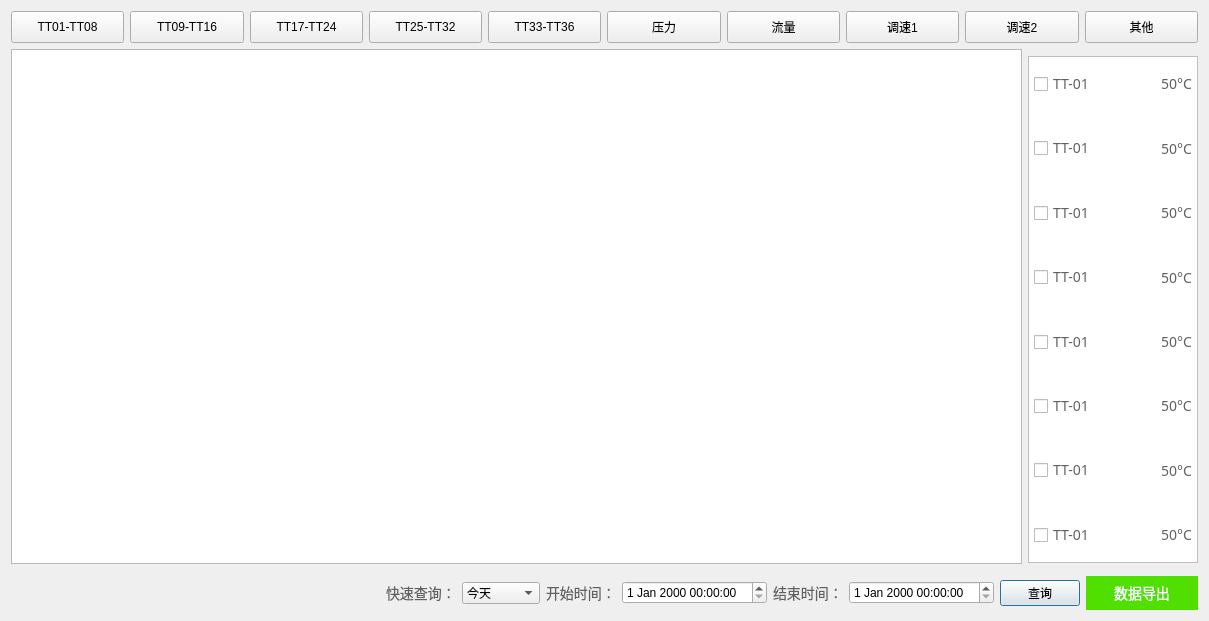
<?xml version="1.0" encoding="UTF-8"?>
<ui version="4.0">
 <class>HisCurve</class>
 <widget class="QDialog" name="HisCurve">
  <property name="geometry">
   <rect>
    <x>0</x>
    <y>0</y>
    <width>1209</width>
    <height>621</height>
   </rect>
  </property>
  <property name="windowTitle">
   <string>Dialog</string>
  </property>
  <layout class="QGridLayout" name="gridLayout_2">
   <item row="1" column="1" rowspan="2">
    <widget class="QGroupBox" name="groupBox">
     <property name="maximumSize">
      <size>
       <width>187</width>
       <height>507</height>
      </size>
     </property>
     <property name="styleSheet">
      <string notr="true">QGroupBox {
background:rgba(255,255,255,1);
border:1px solid rgba(191,191,191,1);
}</string>
     </property>
     <property name="title">
      <string/>
     </property>
     <layout class="QGridLayout" name="gridLayout">
      <property name="leftMargin">
       <number>5</number>
      </property>
      <property name="topMargin">
       <number>0</number>
      </property>
      <property name="rightMargin">
       <number>5</number>
      </property>
      <property name="bottomMargin">
       <number>0</number>
      </property>
      <property name="spacing">
       <number>10</number>
      </property>
      <item row="0" column="0">
       <layout class="QHBoxLayout" name="horizontalLayout_2">
        <property name="spacing">
         <number>10</number>
        </property>
        <item>
         <widget class="QCheckBox" name="checkBox_chart_1">
          <property name="minimumSize">
           <size>
            <width>65</width>
            <height>0</height>
           </size>
          </property>
          <property name="maximumSize">
           <size>
            <width>65</width>
            <height>16777215</height>
           </size>
          </property>
          <property name="styleSheet">
           <string notr="true">QCheckBox {
font-size:14px;
font-family:PingFang SC;
font-weight:300;
line-height:44px;
color:rgba(97,97,97,1);
}</string>
          </property>
          <property name="text">
           <string>TT-01</string>
          </property>
         </widget>
        </item>
        <item>
         <widget class="QLabel" name="label">
          <property name="minimumSize">
           <size>
            <width>42</width>
            <height>0</height>
           </size>
          </property>
          <property name="styleSheet">
           <string notr="true">QLabel {
image: url(:/curve_blue.png);
}</string>
          </property>
          <property name="text">
           <string/>
          </property>
         </widget>
        </item>
        <item>
         <widget class="QLabel" name="label_2">
          <property name="styleSheet">
           <string notr="true">QLabel {
font-size:14px;
font-family:PingFang SC;
font-weight:300;
line-height:44px;
color:rgba(97,97,97,1);
}</string>
          </property>
          <property name="text">
           <string>50°C</string>
          </property>
          <property name="alignment">
           <set>Qt::AlignCenter</set>
          </property>
         </widget>
        </item>
       </layout>
      </item>
      <item row="1" column="0">
       <layout class="QHBoxLayout" name="horizontalLayout_3">
        <property name="spacing">
         <number>10</number>
        </property>
        <item>
         <widget class="QCheckBox" name="checkBox_chart_2">
          <property name="minimumSize">
           <size>
            <width>65</width>
            <height>0</height>
           </size>
          </property>
          <property name="maximumSize">
           <size>
            <width>65</width>
            <height>16777215</height>
           </size>
          </property>
          <property name="styleSheet">
           <string notr="true">QCheckBox {
font-size:14px;
font-family:PingFang SC;
font-weight:300;
line-height:44px;
color:rgba(97,97,97,1);
}</string>
          </property>
          <property name="text">
           <string>TT-01</string>
          </property>
         </widget>
        </item>
        <item>
         <widget class="QLabel" name="label_3">
          <property name="minimumSize">
           <size>
            <width>42</width>
            <height>0</height>
           </size>
          </property>
          <property name="styleSheet">
           <string notr="true">QLabel {
image: url(:/curve_green.png);
}</string>
          </property>
          <property name="text">
           <string/>
          </property>
         </widget>
        </item>
        <item>
         <widget class="QLabel" name="label_4">
          <property name="styleSheet">
           <string notr="true">QLabel {
font-size:14px;
font-family:PingFang SC;
font-weight:300;
line-height:44px;
color:rgba(97,97,97,1);
}</string>
          </property>
          <property name="text">
           <string>50°C</string>
          </property>
          <property name="alignment">
           <set>Qt::AlignCenter</set>
          </property>
         </widget>
        </item>
       </layout>
      </item>
      <item row="2" column="0">
       <layout class="QHBoxLayout" name="horizontalLayout_4">
        <property name="spacing">
         <number>10</number>
        </property>
        <item>
         <widget class="QCheckBox" name="checkBox_chart_3">
          <property name="minimumSize">
           <size>
            <width>65</width>
            <height>0</height>
           </size>
          </property>
          <property name="maximumSize">
           <size>
            <width>65</width>
            <height>16777215</height>
           </size>
          </property>
          <property name="styleSheet">
           <string notr="true">QCheckBox {
font-size:14px;
font-family:PingFang SC;
font-weight:300;
line-height:44px;
color:rgba(97,97,97,1);
}</string>
          </property>
          <property name="text">
           <string>TT-01</string>
          </property>
         </widget>
        </item>
        <item>
         <widget class="QLabel" name="label_chart_3">
          <property name="minimumSize">
           <size>
            <width>42</width>
            <height>0</height>
           </size>
          </property>
          <property name="styleSheet">
           <string notr="true">QLabel {
image: url(:/curve_pink.png);
}</string>
          </property>
          <property name="text">
           <string/>
          </property>
         </widget>
        </item>
        <item>
         <widget class="QLabel" name="label_6">
          <property name="styleSheet">
           <string notr="true">QLabel {
font-size:14px;
font-family:PingFang SC;
font-weight:300;
line-height:44px;
color:rgba(97,97,97,1);
}</string>
          </property>
          <property name="text">
           <string>50°C</string>
          </property>
          <property name="alignment">
           <set>Qt::AlignCenter</set>
          </property>
         </widget>
        </item>
       </layout>
      </item>
      <item row="3" column="0">
       <layout class="QHBoxLayout" name="horizontalLayout_5">
        <property name="spacing">
         <number>10</number>
        </property>
        <item>
         <widget class="QCheckBox" name="checkBox_chart_4">
          <property name="minimumSize">
           <size>
            <width>65</width>
            <height>0</height>
           </size>
          </property>
          <property name="maximumSize">
           <size>
            <width>65</width>
            <height>16777215</height>
           </size>
          </property>
          <property name="styleSheet">
           <string notr="true">QCheckBox {
font-size:14px;
font-family:PingFang SC;
font-weight:300;
line-height:44px;
color:rgba(97,97,97,1);
}</string>
          </property>
          <property name="text">
           <string>TT-01</string>
          </property>
         </widget>
        </item>
        <item>
         <widget class="QLabel" name="label_7">
          <property name="minimumSize">
           <size>
            <width>42</width>
            <height>0</height>
           </size>
          </property>
          <property name="styleSheet">
           <string notr="true">QLabel {
image: url(:/curve_red.png);
}</string>
          </property>
          <property name="text">
           <string/>
          </property>
         </widget>
        </item>
        <item>
         <widget class="QLabel" name="label_8">
          <property name="styleSheet">
           <string notr="true">QLabel {
font-size:14px;
font-family:PingFang SC;
font-weight:300;
line-height:44px;
color:rgba(97,97,97,1);
}</string>
          </property>
          <property name="text">
           <string>50°C</string>
          </property>
          <property name="alignment">
           <set>Qt::AlignCenter</set>
          </property>
         </widget>
        </item>
       </layout>
      </item>
      <item row="4" column="0">
       <layout class="QHBoxLayout" name="horizontalLayout_6">
        <property name="spacing">
         <number>10</number>
        </property>
        <item>
         <widget class="QCheckBox" name="checkBox_chart_5">
          <property name="minimumSize">
           <size>
            <width>65</width>
            <height>0</height>
           </size>
          </property>
          <property name="maximumSize">
           <size>
            <width>65</width>
            <height>16777215</height>
           </size>
          </property>
          <property name="styleSheet">
           <string notr="true">QCheckBox {
font-size:14px;
font-family:PingFang SC;
font-weight:300;
line-height:44px;
color:rgba(97,97,97,1);
}</string>
          </property>
          <property name="text">
           <string>TT-01</string>
          </property>
         </widget>
        </item>
        <item>
         <widget class="QLabel" name="label_9">
          <property name="minimumSize">
           <size>
            <width>42</width>
            <height>0</height>
           </size>
          </property>
          <property name="styleSheet">
           <string notr="true">QLabel {
image: url(:/curve_yellow.png);
}</string>
          </property>
          <property name="text">
           <string/>
          </property>
         </widget>
        </item>
        <item>
         <widget class="QLabel" name="label_10">
          <property name="styleSheet">
           <string notr="true">QLabel {
font-size:14px;
font-family:PingFang SC;
font-weight:300;
line-height:44px;
color:rgba(97,97,97,1);
}</string>
          </property>
          <property name="text">
           <string>50°C</string>
          </property>
          <property name="alignment">
           <set>Qt::AlignCenter</set>
          </property>
         </widget>
        </item>
       </layout>
      </item>
      <item row="5" column="0">
       <layout class="QHBoxLayout" name="horizontalLayout_7">
        <property name="spacing">
         <number>10</number>
        </property>
        <item>
         <widget class="QCheckBox" name="checkBox_chart_6">
          <property name="minimumSize">
           <size>
            <width>65</width>
            <height>0</height>
           </size>
          </property>
          <property name="maximumSize">
           <size>
            <width>65</width>
            <height>16777215</height>
           </size>
          </property>
          <property name="styleSheet">
           <string notr="true">QCheckBox {
font-size:14px;
font-family:PingFang SC;
font-weight:300;
line-height:44px;
color:rgba(97,97,97,1);
}</string>
          </property>
          <property name="text">
           <string>TT-01</string>
          </property>
         </widget>
        </item>
        <item>
         <widget class="QLabel" name="label_11">
          <property name="minimumSize">
           <size>
            <width>42</width>
            <height>0</height>
           </size>
          </property>
          <property name="styleSheet">
           <string notr="true">QLabel {
image: url(:/curve_indigo.png);
}</string>
          </property>
          <property name="text">
           <string/>
          </property>
         </widget>
        </item>
        <item>
         <widget class="QLabel" name="label_12">
          <property name="styleSheet">
           <string notr="true">QLabel {
font-size:14px;
font-family:PingFang SC;
font-weight:300;
line-height:44px;
color:rgba(97,97,97,1);
}</string>
          </property>
          <property name="text">
           <string>50°C</string>
          </property>
         </widget>
        </item>
       </layout>
      </item>
      <item row="6" column="0">
       <layout class="QHBoxLayout" name="horizontalLayout_8">
        <property name="spacing">
         <number>10</number>
        </property>
        <item>
         <widget class="QCheckBox" name="checkBox_chart_7">
          <property name="minimumSize">
           <size>
            <width>65</width>
            <height>0</height>
           </size>
          </property>
          <property name="maximumSize">
           <size>
            <width>65</width>
            <height>16777215</height>
           </size>
          </property>
          <property name="styleSheet">
           <string notr="true">QCheckBox {
font-size:14px;
font-family:PingFang SC;
font-weight:300;
line-height:44px;
color:rgba(97,97,97,1);
}</string>
          </property>
          <property name="text">
           <string>TT-01</string>
          </property>
         </widget>
        </item>
        <item>
         <widget class="QLabel" name="label_13">
          <property name="minimumSize">
           <size>
            <width>42</width>
            <height>0</height>
           </size>
          </property>
          <property name="styleSheet">
           <string notr="true">QLabel {
image: url(:/curve_darkerblue.png);
}</string>
          </property>
          <property name="text">
           <string/>
          </property>
         </widget>
        </item>
        <item>
         <widget class="QLabel" name="label_14">
          <property name="styleSheet">
           <string notr="true">QLabel {
font-size:14px;
font-family:PingFang SC;
font-weight:300;
line-height:44px;
color:rgba(97,97,97,1);
}</string>
          </property>
          <property name="text">
           <string>50°C</string>
          </property>
          <property name="alignment">
           <set>Qt::AlignCenter</set>
          </property>
         </widget>
        </item>
       </layout>
      </item>
      <item row="7" column="0">
       <layout class="QHBoxLayout" name="horizontalLayout_9">
        <property name="spacing">
         <number>10</number>
        </property>
        <item>
         <widget class="QCheckBox" name="checkBox_chart_8">
          <property name="minimumSize">
           <size>
            <width>65</width>
            <height>0</height>
           </size>
          </property>
          <property name="maximumSize">
           <size>
            <width>65</width>
            <height>16777215</height>
           </size>
          </property>
          <property name="styleSheet">
           <string notr="true">QCheckBox {
font-size:14px;
font-family:PingFang SC;
font-weight:300;
line-height:44px;
color:rgba(97,97,97,1);
}</string>
          </property>
          <property name="text">
           <string>TT-01</string>
          </property>
         </widget>
        </item>
        <item>
         <widget class="QLabel" name="label_15">
          <property name="minimumSize">
           <size>
            <width>42</width>
            <height>0</height>
           </size>
          </property>
          <property name="styleSheet">
           <string notr="true">QLabel {
image: url(:/curve_purple.png);
}</string>
          </property>
          <property name="text">
           <string/>
          </property>
         </widget>
        </item>
        <item>
         <widget class="QLabel" name="label_16">
          <property name="styleSheet">
           <string notr="true">QLabel {
font-size:14px;
font-family:PingFang SC;
font-weight:300;
line-height:44px;
color:rgba(97,97,97,1);
}</string>
          </property>
          <property name="text">
           <string>50°C</string>
          </property>
          <property name="alignment">
           <set>Qt::AlignCenter</set>
          </property>
         </widget>
        </item>
       </layout>
      </item>
     </layout>
    </widget>
   </item>
   <item row="3" column="0" colspan="2">
    <layout class="QHBoxLayout" name="horizontalLayout_10">
     <item>
      <spacer name="horizontalSpacer">
       <property name="orientation">
        <enum>Qt::Horizontal</enum>
       </property>
       <property name="sizeHint" stdset="0">
        <size>
         <width>40</width>
         <height>20</height>
        </size>
       </property>
      </spacer>
     </item>
     <item>
      <widget class="QLabel" name="label_5">
       <property name="styleSheet">
        <string notr="true">QLabel {
font-size:14px;
font-family:PingFang SC;
font-weight:300;
line-height:44px;
color:rgba(97,97,97,1);
}</string>
       </property>
       <property name="text">
        <string>快速查询：</string>
       </property>
      </widget>
     </item>
     <item>
      <widget class="QComboBox" name="quickSearch">
       <item>
        <property name="text">
         <string>今天</string>
        </property>
       </item>
       <item>
        <property name="text">
         <string>昨天</string>
        </property>
       </item>
       <item>
        <property name="text">
         <string>最近七天</string>
        </property>
       </item>
       <item>
        <property name="text">
         <string>本月</string>
        </property>
       </item>
       <item>
        <property name="text">
         <string>上个月</string>
        </property>
       </item>
       <item>
        <property name="text">
         <string>自定义</string>
        </property>
       </item>
      </widget>
     </item>
     <item>
      <widget class="QLabel" name="label_17">
       <property name="styleSheet">
        <string notr="true">QLabel {
font-size:14px;
font-family:PingFang SC;
font-weight:300;
line-height:44px;
color:rgba(97,97,97,1);
}</string>
       </property>
       <property name="text">
        <string>开始时间：</string>
       </property>
      </widget>
     </item>
     <item>
      <widget class="QDateTimeEdit" name="startDateTimeEdit"/>
     </item>
     <item>
      <widget class="QLabel" name="label_18">
       <property name="styleSheet">
        <string notr="true">QLabel {
font-size:14px;
font-family:PingFang SC;
font-weight:300;
line-height:44px;
color:rgba(97,97,97,1);
}</string>
       </property>
       <property name="text">
        <string>结束时间：</string>
       </property>
      </widget>
     </item>
     <item>
      <widget class="QDateTimeEdit" name="endDateTimeEdit"/>
     </item>
     <item>
      <widget class="QPushButton" name="searchData">
       <property name="text">
        <string>查询</string>
       </property>
      </widget>
     </item>
     <item>
      <widget class="QPushButton" name="exportData">
       <property name="styleSheet">
        <string notr="true">QPushButton {
width:112px;
height:34px;
background:rgba(81,223,0,1);
border:0px;
font-size:14px;
font-family:PingFang SC;
font-weight:300;
line-height:44px;
color:rgba(255,255,255,1);
}</string>
       </property>
       <property name="text">
        <string>数据导出</string>
       </property>
      </widget>
     </item>
    </layout>
   </item>
   <item row="0" column="0" colspan="2">
    <layout class="QHBoxLayout" name="horizontalLayout">
     <item>
      <widget class="QPushButton" name="TT01_TT08_btn">
       <property name="minimumSize">
        <size>
         <width>0</width>
         <height>32</height>
        </size>
       </property>
       <property name="maximumSize">
        <size>
         <width>136</width>
         <height>32</height>
        </size>
       </property>
       <property name="text">
        <string>TT01-TT08</string>
       </property>
      </widget>
     </item>
     <item>
      <widget class="QPushButton" name="TT09_TT16_btn">
       <property name="minimumSize">
        <size>
         <width>0</width>
         <height>32</height>
        </size>
       </property>
       <property name="maximumSize">
        <size>
         <width>136</width>
         <height>32</height>
        </size>
       </property>
       <property name="text">
        <string>TT09-TT16</string>
       </property>
      </widget>
     </item>
     <item>
      <widget class="QPushButton" name="TT17_TT24_btn">
       <property name="minimumSize">
        <size>
         <width>0</width>
         <height>32</height>
        </size>
       </property>
       <property name="maximumSize">
        <size>
         <width>136</width>
         <height>32</height>
        </size>
       </property>
       <property name="text">
        <string>TT17-TT24</string>
       </property>
      </widget>
     </item>
     <item>
      <widget class="QPushButton" name="TT25_TT32_btn">
       <property name="minimumSize">
        <size>
         <width>0</width>
         <height>32</height>
        </size>
       </property>
       <property name="maximumSize">
        <size>
         <width>136</width>
         <height>32</height>
        </size>
       </property>
       <property name="autoFillBackground">
        <bool>true</bool>
       </property>
       <property name="styleSheet">
        <string notr="true"/>
       </property>
       <property name="text">
        <string>TT25-TT32</string>
       </property>
      </widget>
     </item>
     <item>
      <widget class="QPushButton" name="TT33_TT36_btn">
       <property name="minimumSize">
        <size>
         <width>0</width>
         <height>32</height>
        </size>
       </property>
       <property name="maximumSize">
        <size>
         <width>136</width>
         <height>32</height>
        </size>
       </property>
       <property name="text">
        <string>TT33-TT36</string>
       </property>
      </widget>
     </item>
     <item>
      <widget class="QPushButton" name="pressure_btn">
       <property name="minimumSize">
        <size>
         <width>0</width>
         <height>32</height>
        </size>
       </property>
       <property name="maximumSize">
        <size>
         <width>136</width>
         <height>32</height>
        </size>
       </property>
       <property name="text">
        <string>压力</string>
       </property>
      </widget>
     </item>
     <item>
      <widget class="QPushButton" name="flow_btn">
       <property name="minimumSize">
        <size>
         <width>0</width>
         <height>32</height>
        </size>
       </property>
       <property name="maximumSize">
        <size>
         <width>136</width>
         <height>32</height>
        </size>
       </property>
       <property name="styleSheet">
        <string notr="true"/>
       </property>
       <property name="text">
        <string>流量</string>
       </property>
      </widget>
     </item>
     <item>
      <widget class="QPushButton" name="speed_1_btn">
       <property name="minimumSize">
        <size>
         <width>0</width>
         <height>32</height>
        </size>
       </property>
       <property name="maximumSize">
        <size>
         <width>136</width>
         <height>32</height>
        </size>
       </property>
       <property name="text">
        <string>调速1</string>
       </property>
      </widget>
     </item>
     <item>
      <widget class="QPushButton" name="speed_2_btn">
       <property name="minimumSize">
        <size>
         <width>0</width>
         <height>32</height>
        </size>
       </property>
       <property name="maximumSize">
        <size>
         <width>136</width>
         <height>32</height>
        </size>
       </property>
       <property name="text">
        <string>调速2</string>
       </property>
      </widget>
     </item>
     <item>
      <widget class="QPushButton" name="others_btn">
       <property name="minimumSize">
        <size>
         <width>0</width>
         <height>32</height>
        </size>
       </property>
       <property name="maximumSize">
        <size>
         <width>136</width>
         <height>32</height>
        </size>
       </property>
       <property name="text">
        <string>其他</string>
       </property>
      </widget>
     </item>
    </layout>
   </item>
   <item row="1" column="0">
    <widget class="QTableWidget" name="tableWidget"/>
   </item>
  </layout>
 </widget>
 <resources/>
 <connections/>
</ui>
